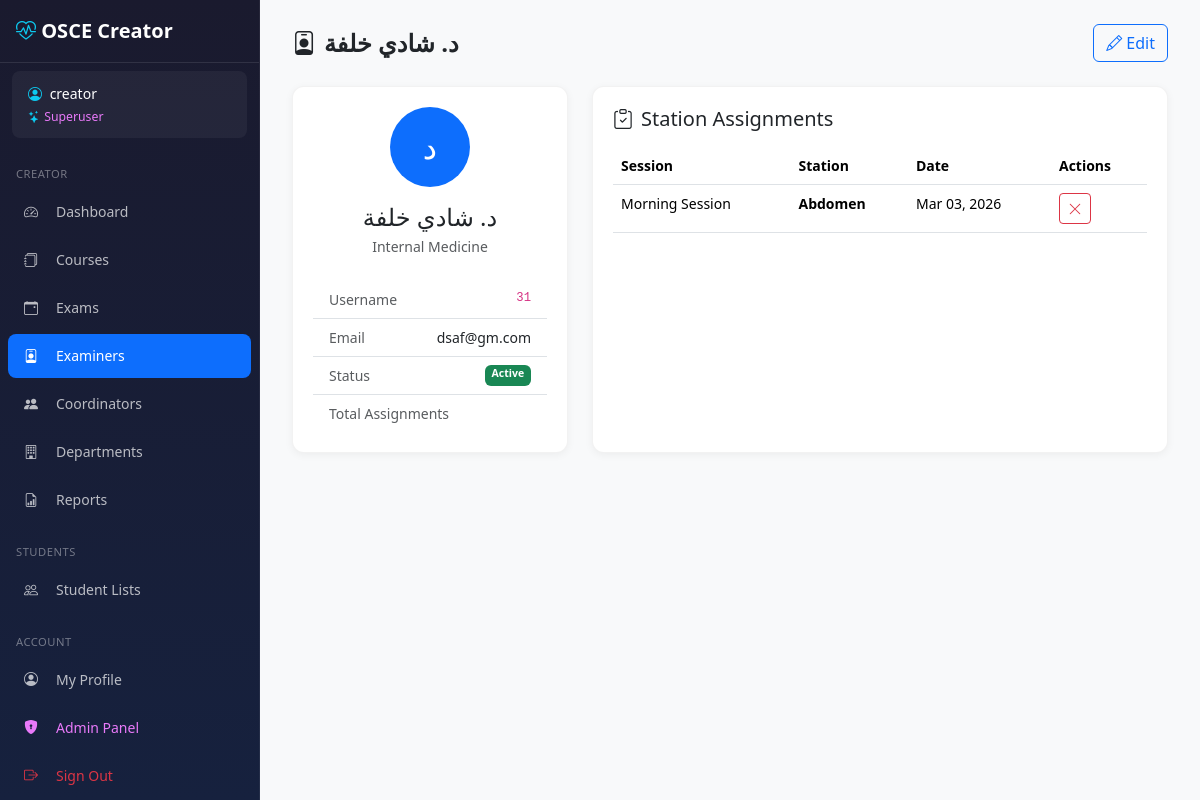
/creator/examiners/18/ (signed in), run on an earlier commit of the app's database.
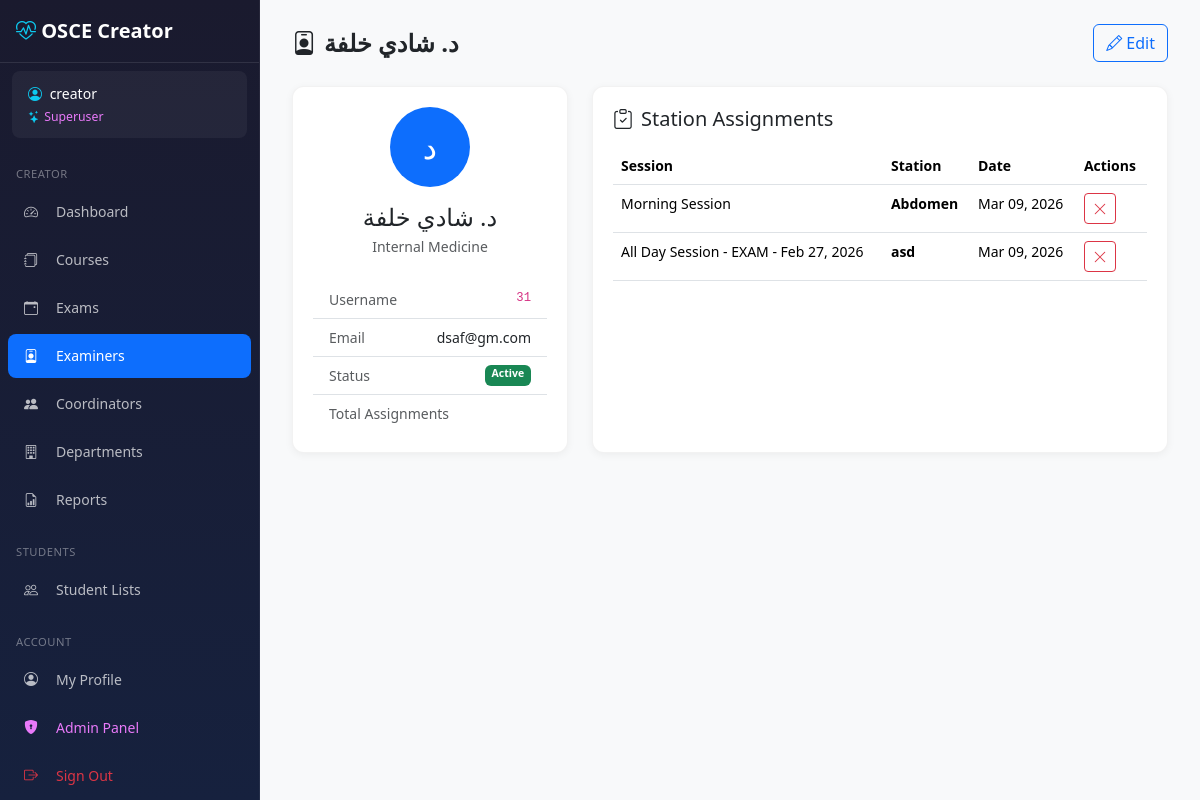
And on a later commit of the database.
### core/models/examiner.py (models this page shows, shortened)
class ExaminerAssignment(TimestampMixin):
    id = models.UUIDField(primary_key=True, default=uuid.uuid4, editable=False)
    session = models.ForeignKey(
        'core.ExamSession', on_delete=models.CASCADE,
        related_name='examiner_assignments', db_index=True
    )
    station = models.ForeignKey(
        'core.Station', on_delete=models.CASCADE,
        related_name='examiner_assignments', db_index=True
    )
    examiner = models.ForeignKey(
        'core.Examiner', on_delete=models.CASCADE,
        related_name='assignments', db_index=True
    )
    class Meta:
        db_table = 'examiner_assignments'
        constraints = [
            models.UniqueConstraint(
                fields=['session', 'station', 'examiner'],
                name='unique_session_station_examiner'
            ),
        ]
    @property
    def station_name(self):
        return self.station.name if self.station else 'Unknown Station'

### core/models/session.py (models this page shows, shortened)
class ExamSession(models.Model):
    id = models.UUIDField(primary_key=True, default=uuid.uuid4, editable=False)
    exam = models.ForeignKey(
        'core.Exam', on_delete=models.CASCADE, related_name='sessions', db_index=True
    )
    name = models.CharField(max_length=100)
    session_date = models.DateField()
    session_type = models.CharField(max_length=20, default='morning')
    start_time = models.TimeField()
    number_of_stations = models.IntegerField()
    number_of_paths = models.IntegerField()
    status = models.CharField(max_length=20, default='scheduled', db_index=True)
    actual_start = models.IntegerField(null=True, blank=True)
    actual_end = models.IntegerField(null=True, blank=True)
    notes = models.TextField(blank=True, default='')
    created_by = models.IntegerField(null=True, blank=True)
    created_at = models.IntegerField(null=True, blank=True)
    updated_at = models.IntegerField(null=True, blank=True)
    class Meta:
        db_table = 'exam_sessions'
        permissions = [
            ('can_revert_session', 'Can revert completed session to scheduled'),
            ('can_delete_session', 'Can archive/delete sessions'),
        ]

### core/models/exam.py (models this page shows, shortened)
class Station(TimestampMixin):
    id = models.UUIDField(primary_key=True, default=uuid.uuid4, editable=False)
    path = models.ForeignKey(
        'core.Path', on_delete=models.CASCADE, null=True, blank=True,
        related_name='stations', db_index=True
    )
    exam = models.ForeignKey(
        Exam, on_delete=models.CASCADE, null=True, blank=True,
        related_name='stations', db_index=True
    )
    station_number = models.IntegerField()
    name = models.CharField(max_length=100)
    scenario = models.TextField(blank=True, default='')
    instructions = models.TextField(blank=True, default='')
    duration_minutes = models.IntegerField(default=8)
    active = models.BooleanField(default=True, db_index=True)
    is_deleted = models.BooleanField(default=False, db_index=True)
    deleted_at = models.IntegerField(null=True, blank=True)
    class Meta:
        db_table = 'stations'
        ordering = ['station_number']
        constraints = [
            models.UniqueConstraint(
                fields=['path', 'station_number'],
                name='unique_path_station'
            ),
        ]
        indexes = [
            models.Index(fields=['path', 'active'], name='idx_station_path_active'),
        ]

### creator/views/examiners.py (the view)
# urls.py: path('examiners/<int:examiner_id>/', examiners.examiner_detail, name='examiner_detail'),
@login_required
def examiner_detail(request, examiner_id):
    examiner = get_object_or_404(Examiner, pk=examiner_id)
    assignments = ExaminerAssignment.objects.filter(
        examiner=examiner
    ).select_related('session', 'station')
    return render(request, 'creator/examiners/detail.html', {
        'examiner': examiner,
        'assignments': assignments,
    })

### core/context_processors.py (called while the page is built)
def admin_token(request):
    if hasattr(request, 'user') and request.user.is_authenticated and request.user.is_staff:
        return {'ADMIN_TOKEN': settings.SECRET_ADMIN_URL}
    return {'ADMIN_TOKEN': ''}

### core/models/examiner.py (called while the page is built)
    @property
    def display_name(self):
        if self.title:
            return f"{self.title} {self.full_name}"
        return self.full_name

### templates/creator/examiners/detail.html (shortened to what the changed rows need)
{% extends 'creator/base_creator.html' %}
{% block content %}
<div class="page-header d-flex flex-wrap justify-content-between align-items-center gap-2">
    <div>
        <h1>
            <i class="bi bi-person-badge me-2"></i>{{ examiner.display_name }}
        </h1>
    </div>
</div>
<div class="row g-4">
    <div class="col-md-8">
        <div class="stat-card">
            {% if assignments %}
            <div class="table-responsive">
                <table class="table table-hover mb-0">
                    <thead>
                        <tr>
                            <th>Session</th>
                            <th>Station</th>
                            <th>Date</th>
                            <th>Actions</th>
                        </tr>
                    </thead>
                    <tbody>
                        {% for a in assignments %}
                        <tr>
                            <td>{{ a.session.name|default:"N/A" }}</td>
                            <td>
                                <span class="fw-bold">{{ a.station_name }}</span>
                            </td>
                            <td>
                                {% if a.session and a.session.session_date %}
                                {{ a.session.session_date|date:"M d, Y" }}
                                {% else %}
                                -
                                {% endif %}
                            </td>
                            <td>
                                <form method="POST" action="{% url 'creator:examiner_unassign' a.id %}"
                                      style="display: inline;"
                                      onsubmit="return confirm('Remove this assignment?');">
                                    <button type="submit" class="btn btn-sm btn-outline-danger" title="Remove">
                                        <i class="bi bi-x-lg"></i>
                                    </button>
                                </form>
                            </td>
                        </tr>
                        {% endfor %}
                    </tbody>
                </table>
            </div>
            {% else %}
            <div class="text-center text-muted py-4">
                <i class="bi bi-clipboard fs-1 d-block mb-2"></i>
                <p>No station assignments yet.</p>
                <p class="small">Assign this examiner to stations from the Session detail page.</p>
            </div>
            {% endif %}
        </div>
    </div>
</div>
{% endblock %}

What changed in the data, as far as the page shows it:
changed through a linked row, ExaminerAssignment "Morning Session": session.session_date "Mar 03, 2026" → "Mar 09, 2026"
added ExaminerAssignment: session.name "All Day Session - EXAM - Feb 27, 2026", station_name "asd", session.session_date "Mar 09, 2026"
